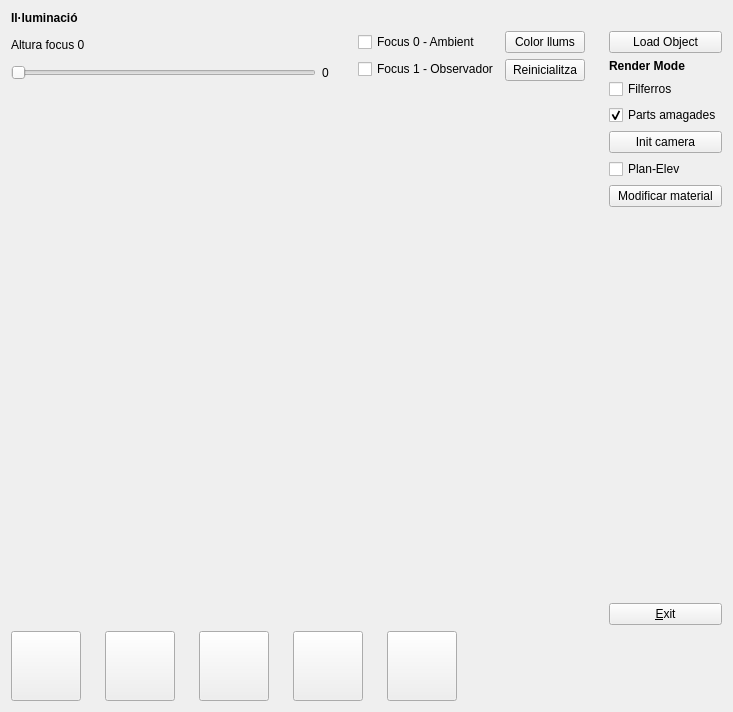
<?xml version="1.0" encoding="UTF-8"?>
<ui version="4.0">
 <class>Principal</class>
 <widget class="QWidget" name="Principal">
  <property name="geometry">
   <rect>
    <x>0</x>
    <y>0</y>
    <width>733</width>
    <height>712</height>
   </rect>
  </property>
  <property name="focusPolicy">
   <enum>Qt::NoFocus</enum>
  </property>
  <property name="windowTitle">
   <string>Principal</string>
  </property>
  <layout class="QGridLayout" name="gridLayout">
   <item row="0" column="0">
    <widget class="QLabel" name="label">
     <property name="font">
      <font>
       <weight>75</weight>
       <bold>true</bold>
      </font>
     </property>
     <property name="text">
      <string>Il·luminació</string>
     </property>
    </widget>
   </item>
   <item row="1" column="0">
    <widget class="QLabel" name="label_2">
     <property name="text">
      <string>Altura focus 0</string>
     </property>
    </widget>
   </item>
   <item row="1" column="1" rowspan="2">
    <layout class="QVBoxLayout" name="verticalLayout_2">
     <item>
      <widget class="QCheckBox" name="checkBox_2">
       <property name="text">
        <string>Focus 0 - Ambient</string>
       </property>
      </widget>
     </item>
     <item>
      <widget class="QCheckBox" name="checkBox_3">
       <property name="text">
        <string>Focus 1 - Observador</string>
       </property>
      </widget>
     </item>
    </layout>
   </item>
   <item row="1" column="2" rowspan="2">
    <layout class="QVBoxLayout" name="verticalLayout_3">
     <item>
      <widget class="QPushButton" name="pushButton_2">
       <property name="text">
        <string>Color llums</string>
       </property>
      </widget>
     </item>
     <item>
      <widget class="QPushButton" name="pushButton">
       <property name="text">
        <string>Reinicialitza</string>
       </property>
      </widget>
     </item>
    </layout>
   </item>
   <item row="1" column="4" rowspan="3">
    <layout class="QVBoxLayout" name="verticalLayout">
     <item>
      <widget class="QPushButton" name="loadObjButton">
       <property name="sizePolicy">
        <sizepolicy hsizetype="Minimum" vsizetype="Fixed">
         <horstretch>0</horstretch>
         <verstretch>0</verstretch>
        </sizepolicy>
       </property>
       <property name="focusPolicy">
        <enum>Qt::NoFocus</enum>
       </property>
       <property name="text">
        <string>Load Object</string>
       </property>
      </widget>
     </item>
     <item>
      <widget class="QLabel" name="RenderModeLabel">
       <property name="font">
        <font>
         <pointsize>9</pointsize>
         <weight>75</weight>
         <bold>true</bold>
        </font>
       </property>
       <property name="text">
        <string>Render Mode</string>
       </property>
       <property name="textFormat">
        <enum>Qt::AutoText</enum>
       </property>
       <property name="margin">
        <number>0</number>
       </property>
      </widget>
     </item>
     <item>
      <widget class="QCheckBox" name="filferrosCheckBox">
       <property name="text">
        <string>Filferros</string>
       </property>
      </widget>
     </item>
     <item>
      <widget class="QCheckBox" name="checkBox">
       <property name="text">
        <string>Parts amagades</string>
       </property>
       <property name="checked">
        <bool>true</bool>
       </property>
      </widget>
     </item>
     <item>
      <widget class="QPushButton" name="setDefCamButton">
       <property name="sizePolicy">
        <sizepolicy hsizetype="Minimum" vsizetype="Fixed">
         <horstretch>0</horstretch>
         <verstretch>0</verstretch>
        </sizepolicy>
       </property>
       <property name="text">
        <string>Init camera</string>
       </property>
      </widget>
     </item>
     <item>
      <widget class="QCheckBox" name="planElevChBox">
       <property name="text">
        <string>Plan-Elev</string>
       </property>
      </widget>
     </item>
     <item>
      <widget class="QPushButton" name="modMaterial">
       <property name="text">
        <string>Modificar material</string>
       </property>
      </widget>
     </item>
     <item>
      <spacer name="verticalSpacer">
       <property name="orientation">
        <enum>Qt::Vertical</enum>
       </property>
       <property name="sizeHint" stdset="0">
        <size>
         <width>88</width>
         <height>228</height>
        </size>
       </property>
      </spacer>
     </item>
     <item>
      <widget class="QPushButton" name="exitButton">
       <property name="sizePolicy">
        <sizepolicy hsizetype="Minimum" vsizetype="Fixed">
         <horstretch>0</horstretch>
         <verstretch>0</verstretch>
        </sizepolicy>
       </property>
       <property name="focusPolicy">
        <enum>Qt::NoFocus</enum>
       </property>
       <property name="text">
        <string>&amp;Exit</string>
       </property>
      </widget>
     </item>
    </layout>
   </item>
   <item row="2" column="0">
    <layout class="QHBoxLayout" name="horizontalLayout">
     <item>
      <widget class="QSlider" name="horizontalSlider">
       <property name="orientation">
        <enum>Qt::Horizontal</enum>
       </property>
      </widget>
     </item>
     <item>
      <widget class="QLabel" name="label_3">
       <property name="minimumSize">
        <size>
         <width>30</width>
         <height>16</height>
        </size>
       </property>
       <property name="maximumSize">
        <size>
         <width>30</width>
         <height>16</height>
        </size>
       </property>
       <property name="text">
        <string>0</string>
       </property>
      </widget>
     </item>
    </layout>
   </item>
   <item row="3" column="0" colspan="3">
    <widget class="GLWidget" name="gLWidget">
     <property name="sizePolicy">
      <sizepolicy hsizetype="Expanding" vsizetype="Expanding">
       <horstretch>0</horstretch>
       <verstretch>0</verstretch>
      </sizepolicy>
     </property>
     <property name="minimumSize">
      <size>
       <width>400</width>
       <height>400</height>
      </size>
     </property>
     <property name="focusPolicy">
      <enum>Qt::StrongFocus</enum>
     </property>
    </widget>
   </item>
   <item row="3" column="3">
    <spacer name="horizontalSpacer_5">
     <property name="orientation">
      <enum>Qt::Horizontal</enum>
     </property>
     <property name="sizeType">
      <enum>QSizePolicy::Fixed</enum>
     </property>
     <property name="sizeHint" stdset="0">
      <size>
       <width>18</width>
       <height>20</height>
      </size>
     </property>
    </spacer>
   </item>
   <item row="4" column="0" colspan="3">
    <layout class="QHBoxLayout" name="horizontalLayout_2">
     <item>
      <widget class="QPushButton" name="pushButton_3">
       <property name="minimumSize">
        <size>
         <width>70</width>
         <height>70</height>
        </size>
       </property>
       <property name="maximumSize">
        <size>
         <width>70</width>
         <height>70</height>
        </size>
       </property>
       <property name="text">
        <string/>
       </property>
       <property name="icon">
        <iconset>
         <normaloff>../models/pyramid.jpg</normaloff>../models/pyramid.jpg</iconset>
       </property>
       <property name="iconSize">
        <size>
         <width>64</width>
         <height>64</height>
        </size>
       </property>
      </widget>
     </item>
     <item>
      <spacer name="horizontalSpacer">
       <property name="orientation">
        <enum>Qt::Horizontal</enum>
       </property>
       <property name="sizeType">
        <enum>QSizePolicy::Fixed</enum>
       </property>
       <property name="sizeHint" stdset="0">
        <size>
         <width>18</width>
         <height>20</height>
        </size>
       </property>
      </spacer>
     </item>
     <item>
      <widget class="QPushButton" name="pushButton_6">
       <property name="minimumSize">
        <size>
         <width>70</width>
         <height>70</height>
        </size>
       </property>
       <property name="maximumSize">
        <size>
         <width>70</width>
         <height>70</height>
        </size>
       </property>
       <property name="text">
        <string/>
       </property>
       <property name="icon">
        <iconset>
         <normaloff>../models/prisma.jpg</normaloff>../models/prisma.jpg</iconset>
       </property>
       <property name="iconSize">
        <size>
         <width>64</width>
         <height>64</height>
        </size>
       </property>
      </widget>
     </item>
     <item>
      <spacer name="horizontalSpacer_2">
       <property name="orientation">
        <enum>Qt::Horizontal</enum>
       </property>
       <property name="sizeType">
        <enum>QSizePolicy::Fixed</enum>
       </property>
       <property name="sizeHint" stdset="0">
        <size>
         <width>18</width>
         <height>20</height>
        </size>
       </property>
      </spacer>
     </item>
     <item>
      <widget class="QPushButton" name="pushButton_4">
       <property name="minimumSize">
        <size>
         <width>70</width>
         <height>70</height>
        </size>
       </property>
       <property name="maximumSize">
        <size>
         <width>70</width>
         <height>70</height>
        </size>
       </property>
       <property name="text">
        <string/>
       </property>
       <property name="icon">
        <iconset>
         <normaloff>../models/cub.jpg</normaloff>../models/cub.jpg</iconset>
       </property>
       <property name="iconSize">
        <size>
         <width>64</width>
         <height>64</height>
        </size>
       </property>
      </widget>
     </item>
     <item>
      <spacer name="horizontalSpacer_4">
       <property name="orientation">
        <enum>Qt::Horizontal</enum>
       </property>
       <property name="sizeType">
        <enum>QSizePolicy::Fixed</enum>
       </property>
       <property name="sizeHint" stdset="0">
        <size>
         <width>18</width>
         <height>20</height>
        </size>
       </property>
      </spacer>
     </item>
     <item>
      <widget class="QPushButton" name="pushButton_5">
       <property name="minimumSize">
        <size>
         <width>70</width>
         <height>70</height>
        </size>
       </property>
       <property name="maximumSize">
        <size>
         <width>70</width>
         <height>70</height>
        </size>
       </property>
       <property name="text">
        <string/>
       </property>
       <property name="icon">
        <iconset>
         <normaloff>../models/door.jpg</normaloff>../models/door.jpg</iconset>
       </property>
       <property name="iconSize">
        <size>
         <width>64</width>
         <height>64</height>
        </size>
       </property>
      </widget>
     </item>
     <item>
      <spacer name="horizontalSpacer_3">
       <property name="orientation">
        <enum>Qt::Horizontal</enum>
       </property>
       <property name="sizeType">
        <enum>QSizePolicy::Fixed</enum>
       </property>
       <property name="sizeHint" stdset="0">
        <size>
         <width>18</width>
         <height>20</height>
        </size>
       </property>
      </spacer>
     </item>
     <item>
      <widget class="QPushButton" name="pushButton_7">
       <property name="minimumSize">
        <size>
         <width>70</width>
         <height>70</height>
        </size>
       </property>
       <property name="maximumSize">
        <size>
         <width>70</width>
         <height>70</height>
        </size>
       </property>
       <property name="text">
        <string/>
       </property>
       <property name="icon">
        <iconset>
         <normaloff>../models/window.jpg</normaloff>../models/window.jpg</iconset>
       </property>
       <property name="iconSize">
        <size>
         <width>64</width>
         <height>64</height>
        </size>
       </property>
      </widget>
     </item>
     <item>
      <spacer name="horizontalSpacer_7">
       <property name="orientation">
        <enum>Qt::Horizontal</enum>
       </property>
       <property name="sizeHint" stdset="0">
        <size>
         <width>297</width>
         <height>20</height>
        </size>
       </property>
      </spacer>
     </item>
    </layout>
   </item>
  </layout>
 </widget>
 <layoutdefault spacing="6" margin="11"/>
 <customwidgets>
  <customwidget>
   <class>GLWidget</class>
   <extends>QWidget</extends>
   <header>glwidget.h</header>
  </customwidget>
 </customwidgets>
 <resources/>
 <connections>
  <connection>
   <sender>exitButton</sender>
   <signal>clicked()</signal>
   <receiver>Principal</receiver>
   <slot>close()</slot>
   <hints>
    <hint type="sourcelabel">
     <x>509</x>
     <y>409</y>
    </hint>
    <hint type="destinationlabel">
     <x>541</x>
     <y>306</y>
    </hint>
   </hints>
  </connection>
  <connection>
   <sender>loadObjButton</sender>
   <signal>clicked()</signal>
   <receiver>gLWidget</receiver>
   <slot>LoadObject()</slot>
   <hints>
    <hint type="sourcelabel">
     <x>541</x>
     <y>32</y>
    </hint>
    <hint type="destinationlabel">
     <x>372</x>
     <y>172</y>
    </hint>
   </hints>
  </connection>
  <connection>
   <sender>setDefCamButton</sender>
   <signal>clicked()</signal>
   <receiver>gLWidget</receiver>
   <slot>resetCamera()</slot>
   <hints>
    <hint type="sourcelabel">
     <x>541</x>
     <y>123</y>
    </hint>
    <hint type="destinationlabel">
     <x>379</x>
     <y>154</y>
    </hint>
   </hints>
  </connection>
  <connection>
   <sender>planElevChBox</sender>
   <signal>clicked()</signal>
   <receiver>gLWidget</receiver>
   <slot>setCameraOrtho()</slot>
   <hints>
    <hint type="sourcelabel">
     <x>541</x>
     <y>169</y>
    </hint>
    <hint type="destinationlabel">
     <x>329</x>
     <y>146</y>
    </hint>
   </hints>
  </connection>
  <connection>
   <sender>checkBox</sender>
   <signal>toggled(bool)</signal>
   <receiver>gLWidget</receiver>
   <slot>setPartsAmagades(bool)</slot>
   <hints>
    <hint type="sourcelabel">
     <x>541</x>
     <y>94</y>
    </hint>
    <hint type="destinationlabel">
     <x>285</x>
     <y>111</y>
    </hint>
   </hints>
  </connection>
  <connection>
   <sender>filferrosCheckBox</sender>
   <signal>toggled(bool)</signal>
   <receiver>gLWidget</receiver>
   <slot>setFilferros(bool)</slot>
   <hints>
    <hint type="sourcelabel">
     <x>450</x>
     <y>70</y>
    </hint>
    <hint type="destinationlabel">
     <x>358</x>
     <y>68</y>
    </hint>
   </hints>
  </connection>
  <connection>
   <sender>modMaterial</sender>
   <signal>clicked()</signal>
   <receiver>Principal</receiver>
   <slot>showMatDialog()</slot>
   <hints>
    <hint type="sourcelabel">
     <x>541</x>
     <y>179</y>
    </hint>
    <hint type="destinationlabel">
     <x>536</x>
     <y>268</y>
    </hint>
   </hints>
  </connection>
  <connection>
   <sender>gLWidget</sender>
   <signal>filferrosChanged(bool)</signal>
   <receiver>Principal</receiver>
   <slot>setFilferrosCheckBox(bool)</slot>
   <hints>
    <hint type="sourcelabel">
     <x>375</x>
     <y>221</y>
    </hint>
    <hint type="destinationlabel">
     <x>554</x>
     <y>217</y>
    </hint>
   </hints>
  </connection>
 </connections>
 <slots>
  <slot>showMatDialog()</slot>
  <slot>setFilferrosCheckBox(bool)</slot>
 </slots>
</ui>
